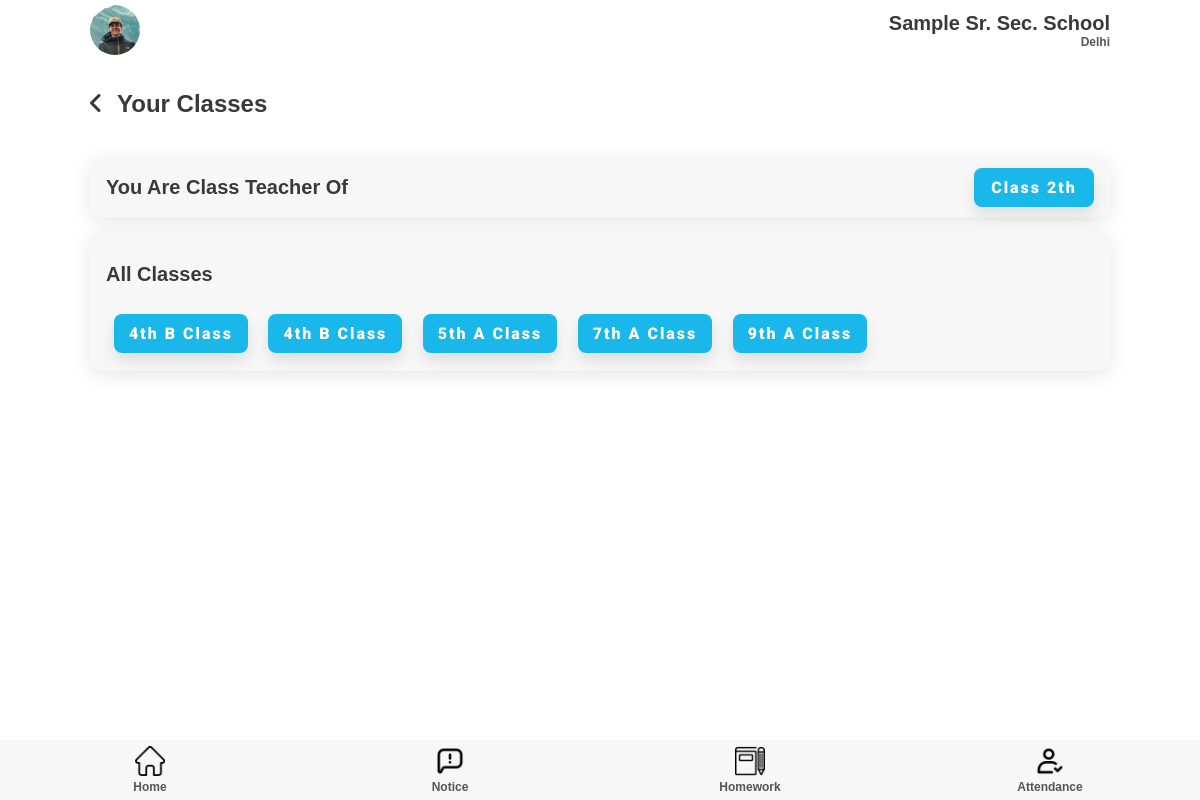
Before: /teacher/yourClasses/ (signed in) with the older database file.
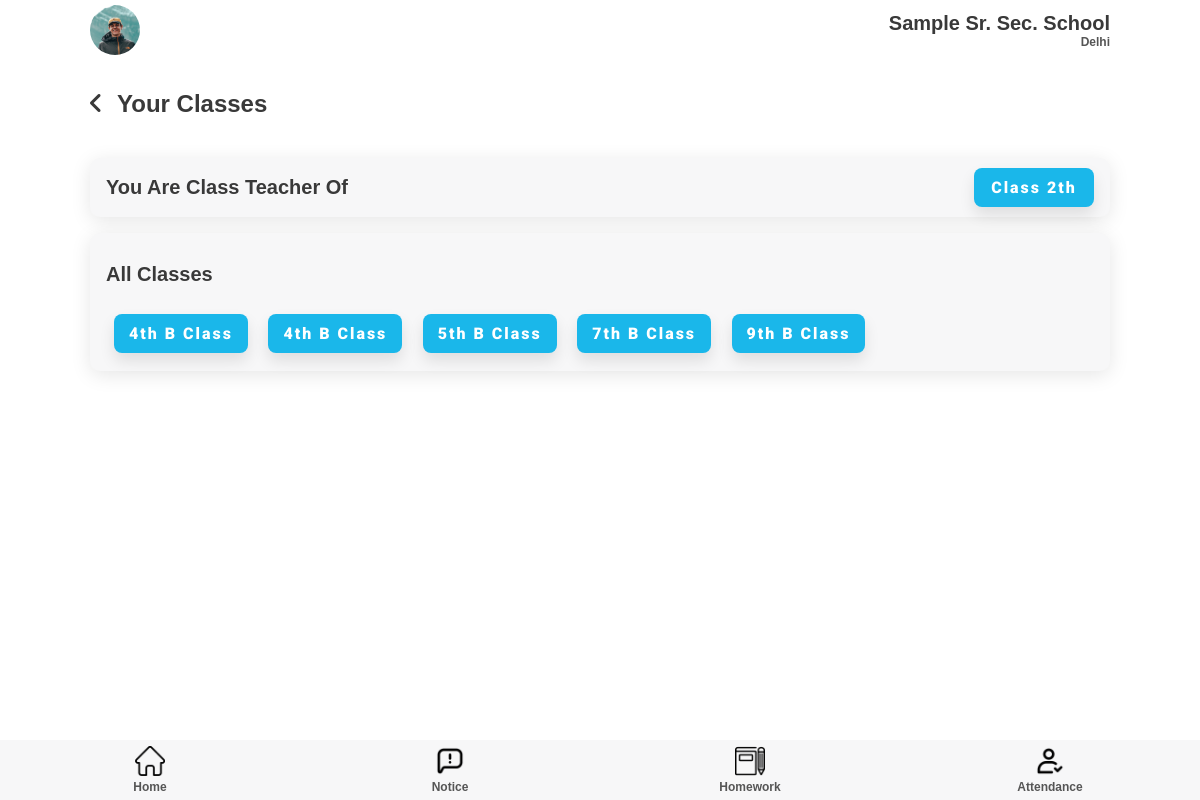
After: the same page with the newer database file.
### teacher/models.py (models this page shows)
class classSection(models.Model):
    Class = models.IntegerField()
    section = models.CharField(max_length=50)
    teacher = models.OneToOneField(teacher, on_delete=models.PROTECT)

class subject(models.Model):
    subject = models.CharField(max_length=50)
    Class = models.ForeignKey(classSection, on_delete=models.PROTECT)
    teacher = models.ForeignKey(teacher, on_delete=models.PROTECT)

### teacher/views.py (the view)
# urls.py: path('yourClasses/', views.YourClasses, name = 'yourClasses'),
def YourClasses(request):
    try:
        classTeacher = classSection.objects.get(teacher=request.user.id)
    except:
        classTeacher = None
    try:
        classes = subject.objects.filter(teacher=request.user.id)
    except:
        classes = None
    print(classTeacher)
    print(classes)
    return render(request, 'YourClasses.html', {'class': classTeacher, 'classes': classes})

### templates/teacher/YourClasses.html
{% extends 'attendance.html' %} {% load static %} {% block extra-head %}
<link rel="stylesheet" href="{% static '/css/style.css' %}" />
<link rel="stylesheet" href="{% static '/css/YourClasses.css' %}" />
{% endblock extra-head %} {% block content %} {% if msg %} {{ msg }} {% else %}
<section id="main">
  <div class="class-heading">
    <span><i class="fas fa-angle-left"></i></span>
    <h1>Your Classes</h1>
  </div>
  {% if class is not None %}
  <section class="class-teacher">
    <div class="component-back">
      <h2>You are class teacher of</h2>
      <a href="{% url 'teacher:addStudent' class.id %}"
        ><button class="btn btn-md">Class {{ class.Class }}th</button></a
      >
    </div>
  </section>
  {% else %} You are not class teacher of any class. {% endif %}
  <section class="All-classes">
    <div class="component-back">
      <div class="all-class-heading"><h2>All classes</h2></div>
      <div class="all-class-buttons">
        {% for class in classes %}
        <a href="{% url 'teacher:classStudentList' class.Class.id %}"
          ><button class="btn btn-md class-btn">
            {{class.Class.Class}}th {% if class.id %}{{class.Class.section}}
            Class{% endif %}
          </button></a
        >
        {% endfor %}
      </div>
    </div>
  </section>
</section>
{% endif %} {% endblock content %}

### templates/teacher/attendance.html (shortened to what this page needs)
{% extends 'home.html' %} {% load static %}  {% block nav %}
<section id="nav">
  <nav class="top-navbar">
    <div class="profile-picture">
      <img src="{% static '/img/profile.jpg' %}" />
    </div>
    <div class="school-name">
      <h2>Sample Sr. Sec. School</h2>
      <h5 class="faded">Delhi</h5>
    </div>
  </nav>
</section>
{% endblock nav %}

### templates/teacher/home.html (shortened to what this page needs)
{% load static %}
<!DOCTYPE html>
<html lang="en">
  {% block head %}
  <head>
    <link
      rel="stylesheet"
      href="https://cdnjs.cloudflare.com/ajax/libs/font-awesome/6.0.0-beta2/css/all.min.css"
    />
    <link rel="stylesheet" href="{% static 'css/style.css' %}" />
    {% block extra-head %}{% endblock extra-head %}
  </head>
  {% endblock head %}
  <body>
    <section id="main">
      {% block nav %}{% endblock nav %}
    {% block content %}{% endblock content %}
      {% block nav-bottom %}
      <section id="bottom-nav">
        <nav class="bottom-navbar">
          <div class="nav-links">
            <div class="nav-button">
              <a href="{% url 'teacher:teacherhome' %}">
                <img src="{% static '/img/home.png' %}" />
                <h5 class="faded">Home</h5>
              </a>
            </div>
            <div class="nav-button">
              <a href="{% url 'notice:showNotice' %}">
                <img src="{% static '/img/notice.png' %}" />
                <h5 class="faded">Notice</h5>
              </a>
            </div>
            <div class="nav-button">
              <a href="{% url 'homework:homeworkTeacher' %}">
                <img src="{% static 'img/homework.png' %}" />
                <h5 class="faded">Homework</h5>
              </a>
            </div>
            <div class="nav-button">
              <a href="{% url 'attendance:attendance' %}">
                <img src="{% static '/img/check.png' %}" />
                <h5 class="faded">Attendance</h5>
              </a>
            </div>
          </div>
        </nav>
      </section>
      {% endblock nav-bottom %}
    </section>
  </body>
</html>

### static/css/style.css (style rules this page uses)
:root { --dark-green: #1ab7ea; --light-green: #9cdabd; --dark-red: #fb3f4a; --light-red: #fb878e; --light-red: #2196f3; --light-grey: #f7f7f8; --dark-grey: #e7e7e8; --dark: #393939; --faded: #555555; --center-width: 85%; }
* { box-sizing: border-box; margin: 0; padding: 0; }
body { font-family: "Arial", sans-serif; -webkit-font-smoothing: antialiased; }
a { text-decoration: none; }
* { margin: 0; padding: 0; }
#main { margin: auto; margin-bottom: 60px; width: 100%; background-color: #fff; }
#nav { margin-bottom: 30px; }
.top-navbar { margin: auto; display: flex; justify-content: space-between; align-items: center; align-content: center; height: 60px; width: var(--center-width); }
.profile-picture { height: 50px; width: 50px; }
.profile-picture img { height: 100%; width: 100%; border-radius: 50px; object-fit: cover; }
.school-name { display: flex; flex-direction: column; align-items: flex-end; }
.menu-list, .component-back { background-color: var(--light-grey); border-radius: 10px; display: flex; justify-content: space-between; align-items: center; margin: 1em 0; padding: 10px 16px; transition: all 0.5s ease 0s; box-shadow: 0px 4px 20px rgba(0, 0, 0, 0.1); }
.bottom-navbar { margin: auto; position: fixed; bottom: 0; background-color: var(--light-grey); height: 60px; width: 100%; }
.nav-links { margin: auto; width: var(--center-width); display: flex; justify-content: space-between; width: 100%; }
.nav-button { height: 60px; width: 25%; display: flex; flex-direction: column; justify-content: space-around; align-items: center; transition: all 0.3s ease-in-out 0.1s; }
.nav-button > a { width: 100%; text-align: center; }
.nav-button img { height: 30px; }
.btn { display: inline-block; background: var(--dark-green); color: #fff; padding: 10px 15px; min-width: 120px; font-size: 1rem; text-align: center; border: none; cursor: pointer; outline: none; box-shadow: 0px 8px 15px rgba(0, 0, 0, 0.1); transition: all 0.3s ease 0s; border-radius: 8px; letter-spacing: 2px; font-family: "Roboto", sans-serif; font-weight: 900; }
.btn-md { font-size: 1rem; }
h1 { color: var(--dark); text-transform: capitalize; font-size: 24px; font-weight: 600; }
h2 { color: var(--dark); text-transform: capitalize; font-size: 20px; font-weight: 600; }
h5 { color: var(--dark); font-size: 12px; font-weight: 600; }
.faded { color: var(--faded); }

### static/css/YourClasses.css (style rules this page uses)
.class-heading { width: 85%; margin: 0 auto 40px; display: flex; align-items: center; }
.class-heading h1 { margin-left: 15px; }
.class-heading span { font-size: 24px; color: #393939; }
.class-teacher, .All-classes { width: 85%; margin: 10px auto; }
.All-classes .component-back { display: block; }
.all-class-heading { margin: 20px 0; }
.all-class-buttons { align-items: center; }
.class-btn { margin: 0.5em; background: var(#393939); }

Changed rows visible on the page:
changed through a linked row, subject (number 3 of 5 on the later page): Class.section "A" → "B"
changed through a linked row, subject (number 4 of 5 on the later page): Class.section "A" → "B"
changed through a linked row, subject (number 5 of 5 on the later page): Class.section "A" → "B"
